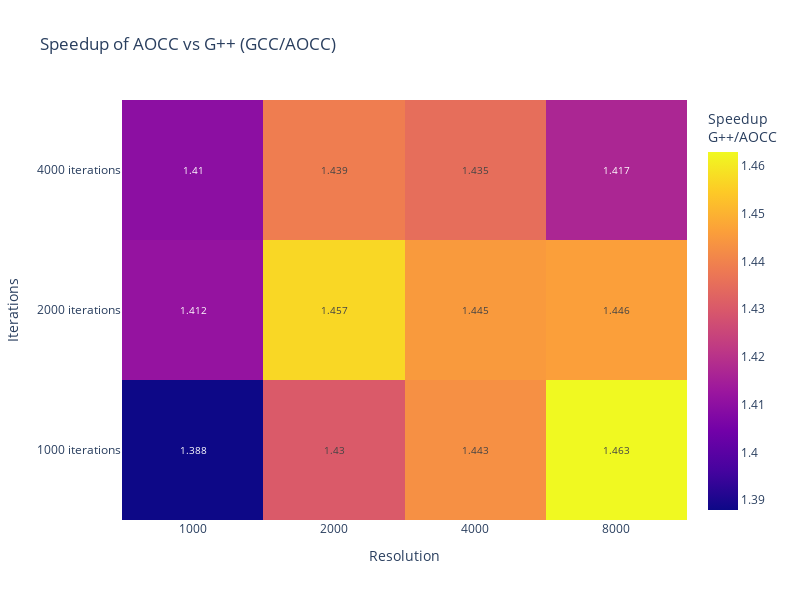

Notebook cell for this chart:
### Code cell
speedup_pivot = gpp_pivot / aocc_pivot
def create_latex_gpp_aocc_table():
    comparison_df = pd.DataFrame()
    comparison_df['Resolution'] = df_seq_temp['Resolution']
    comparison_df['Iterations'] = df_seq_temp['Iterations']
    comparison_df['G++ Time (s)'] = df_seq_gcc_temp['Time (seconds)']
    comparison_df['AOCC Time (s)'] = df_seq_temp['Time (seconds)']
    comparison_df['Speedup'] = df_seq_gcc_temp['Time (seconds)'] / df_seq_temp['Time (seconds)']
    comparison_df = comparison_df.sort_values(['Iterations', 'Resolution'])

    # Export to LaTeX with specific formatting
    latex_table = comparison_df.to_latex(
        index=False,
        float_format="%.3f",
    )

    # Save to file
    with open(path_to_tables.joinpath("mandelbrot_gcc_vs_aocc_comparison.tex"), 'w') as f:
        f.write(latex_table)
        
create_latex_gpp_aocc_table()
# Create speedup heatmap
fig = go.Figure(data=go.Heatmap(
    z=speedup_pivot.values,
    x=speedup_pivot.columns,
    y=speedup_pivot.index,
    text=speedup_pivot.values.round(3),
    texttemplate='%{text}',
    textfont={"size": 10},
    colorbar_title='Speedup<br>G++/AOCC'
))

fig.update_layout(
    title='Speedup of AOCC vs G++ (GCC/AOCC)',
    xaxis_title='Resolution',
    yaxis_title='Iterations',
    width=800,
    height=600,
)

fig.show()
fig.write_image(path_to_img_folder.joinpath("mandelbrot_gcc_vs_aocc_speedup.png"))

### Figure 1 — Plotly figure (JSON) as saved in the notebook; plotly's stock layout.template omitted (floating-point values rounded to 4 significant figures)
{"data": [{"colorbar": {"title": {"text": "Speedup<br>G++/AOCC"}}, "text": [[1.388, 1.43, 1.443, 1.463], [1.412, 1.457, 1.445, 1.446], [1.41, 1.439, 1.435, 1.417]], "textfont": {"size": 10}, "texttemplate": "%{text}", "type": "heatmap", "x": ["1000", "2000", "4000", "8000"], "y": ["1000 iterations", "2000 iterations", "4000 iterations"], "z": [[1.388, 1.43, 1.443, 1.463], [1.412, 1.457, 1.445, 1.446], [1.41, 1.439, 1.435, 1.417]]}], "layout": {"height": 600, "title": {"text": "Speedup of AOCC vs G++ (GCC/AOCC)"}, "width": 800, "xaxis": {"title": {"text": "Resolution"}}, "yaxis": {"title": {"text": "Iterations"}}}}
